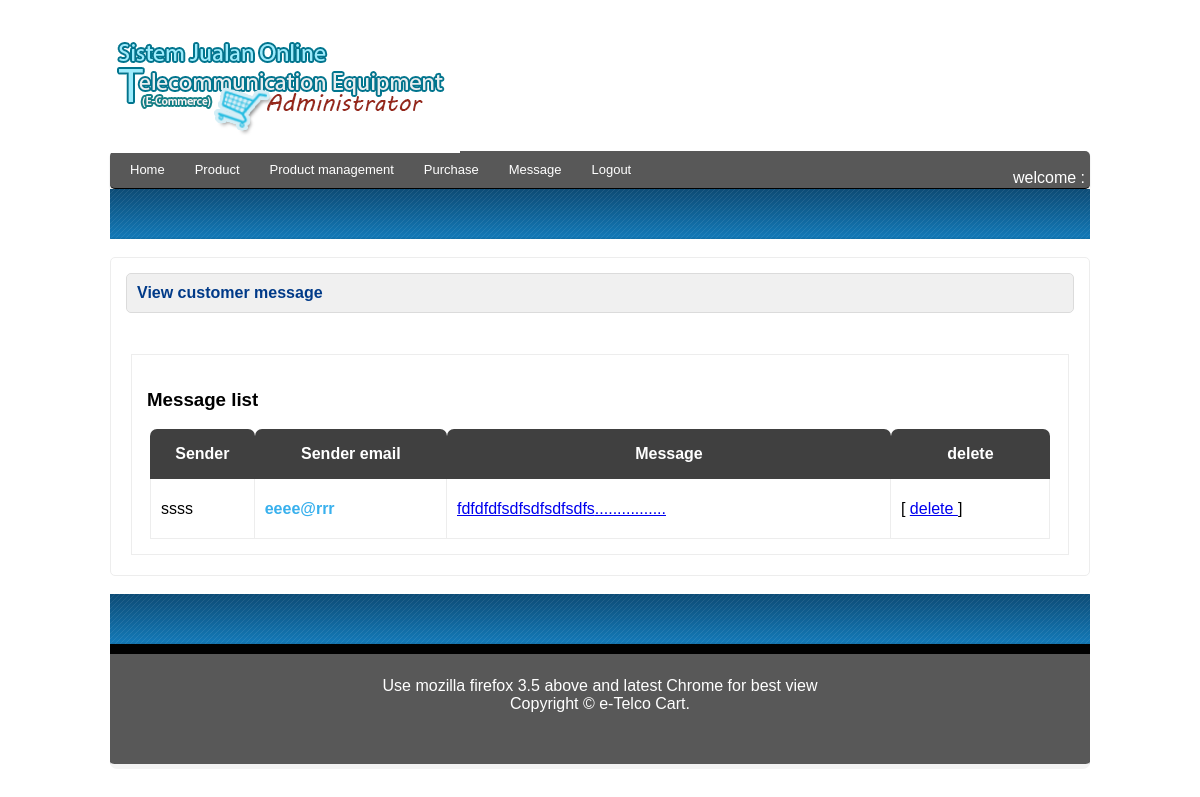
Screenshot of /admin_view_message.php with the database file from the repository.
### tables this page shows
CREATE TABLE IF NOT EXISTS `message_mail` (
  `message_mail_id` int(5) NOT NULL AUTO_INCREMENT,
  `name_sender` varchar(50) NOT NULL,
  `email_sender` varchar(50) NOT NULL,
  `enquiry_sender` text NOT NULL,
  PRIMARY KEY (`message_mail_id`)
);

### admin_view_message.php (the view, shortened to what this page needs)
<!DOCTYPE html PUBLIC "-//W3C//DTD XHTML 1.0 Transitional//EN" "http://www.w3.org/TR/xhtml1/DTD/xhtml1-transitional.dtd">
<html xmlns="http://www.w3.org/1999/xhtml">
<head>
<link href="styles.css" type="text/css" rel="stylesheet" />
</head>
<body>
<center>
<div id="kandungan_besar">
            <div id="banner">
                <?php include("banner_admin.php");?>
            </div>
            <div id="menu">
              <?php include("menu_admin.php");?>
            </div>
             <div style="background:url(images/header_admin.png) repeat-x;height:50px;margin-top:-15px">
             </div>
    <br />
    <div class="content" style="min-height: 150px; overflow: hidden;-moz-border-radius:5px;-webkit-border-radius:5px">
    			<div class="dalam_content clearfix"> View customer message</div>
    <br />
   		<div class="kandungan">
        <br />
        		<div class="content">
                <h3>Message list <?php if((@$product_name)||(@$product_category)){echo "with keyword <em><font color='red'>$product_name</font></em> and <em><font color='red'>$product_category</font></em> ";}?></h3>
                <table width="900" cellpadding="0" cellspacing="0" style="" class="table_ad" align="center">
  <tr>
    <th>Sender</th>
    <th>Sender email</th>
    <th>Message</th>
    <th>delete</th>
  </tr>
  <?php
  $cari = mysql_query("select *from message_mail");
  while($get_cari = mysql_fetch_array($cari))
  {
  ?>
   <tr height="60" >
    <td style="border-left:1px solid #EDEDED;border-right:1px solid #EDEDED;border-bottom:1px solid #EDEDED;"><?php echo $get_cari['name_sender'];?></td>
    <td style="border-right:1px solid #EDEDED;border-bottom:1px solid #EDEDED;"><font color="#38B0ED"><b><?php echo $get_cari['email_sender'];?></b></font></td>
    <td style="border-right:1px solid #EDEDED;border-bottom:1px solid #EDEDED;"><a target="_blank" href="admin_view_message_view.php?message_id=<?php echo $get_cari['message_mail_id'];?>"/><?php
				$position=20;
					$content1 = $get_cari['enquiry_sender'];
		$post = substr($content1,0,$position);
		echo $post;
		echo"................"; ?></td>
    <td style="border-right:1px solid #EDEDED;border-bottom:1px solid #EDEDED;">[ <a href="admin_view_message_delete.php?message_mail_id=<?php echo $get_cari['message_mail_id'];?>" onclick="return confirm('Are you sure to delete this message??')">delete </a> ] </td>
  </tr>
  <?php
  }
  ?>
</table>
                </div>
        </div>
    </div>
     <br />
    <center>
     <div style="background:url(images/header_admin.png) repeat-x;height:50px">
   </div>
    <div id="footer">
    <?php include("footer.php");?>
    </div>
</center>
</div>
</center>
</body>
</html>

### styles.css (style rules this page uses)
body { background:#fff; font-family:Candara, Geneva, sans-serif }
#kandungan_besar { width:980px; height:auto; background:#fff; border:0px solid #CCC; -moz-border-radius:7px; -webkit-border-radius:7px; }
#banner { -moz-border-radius-topleft:7px; -moz-border-radius-topright:7px; -webkit-border-top-right-radius: 7px; -webkit-border-top-left-radius: 7px; color:#FFF; font-size:24px; padding-top:5px; }
.clearfix:after { content: "."; display: block; height: 0; clear: both; visibility: hidden; }
#footer { clear:both; background:#585858; height:100px; -moz-border-radius-bottomleft:7px; -moz-border-radius-bottomright:7px; -webkit-border-bottom-right-radius: 7px; -webkit-border-bottom-left-radius: 7px; border-top:10px solid #000; border-bottom:5px solid #F3F3F3; color:#fff; width:auto; padding:5px; }
#menu { background: #585858; border-bottom: 1px solid #000000; height: 37px; margin-bottom: 15px; -webkit-border-radius: 5px 5px 5px 5px; -moz-border-radius: 5px 5px 5px 5px; -khtml-border-radius: 5px 5px 5px 5px; border-radius: 5px 5px 5px 5px; -webkit-box-shadow: 0px 2px 2px #DDDDDD; -moz-box-shadow: 0px 2px 2px #DDDDDD; box-shadow: 0px 2px 2px #DDDDDD; padding: 0px 5px; }
.content { border:1px solid #EDEDED; padding:15px 15px 15px 15px; }
.dalam_content { background:#F0F0F0; border:1px solid #DBDBDB; padding:10px; text-align:left; -moz-border-radius:5px; -webkit-border-radius:5px; -khtml-border-radius:5px; color:#003A88; font-weight:bold; }
.kandungan { text-align:left; padding:5px; }
.content .table_ad th { -moz-border-radius-topleft:7px; -moz-border-radius-topright:7px; -webkit-border-top-right-radius: 7px; -webkit-border-top-left-radius: 7px; color:#FFF; height:50px; text-align:center; border:0px solid #EDEDED; background:url(images/menu.png) repeat; }
.content .table_ad td { padding:10px; }

### rows the page displays
message_mail: name_sender "ssss", email_sender "eeee@rrr", enquiry_sender "fdfdfdfsdfsdfsdfsdfs"
